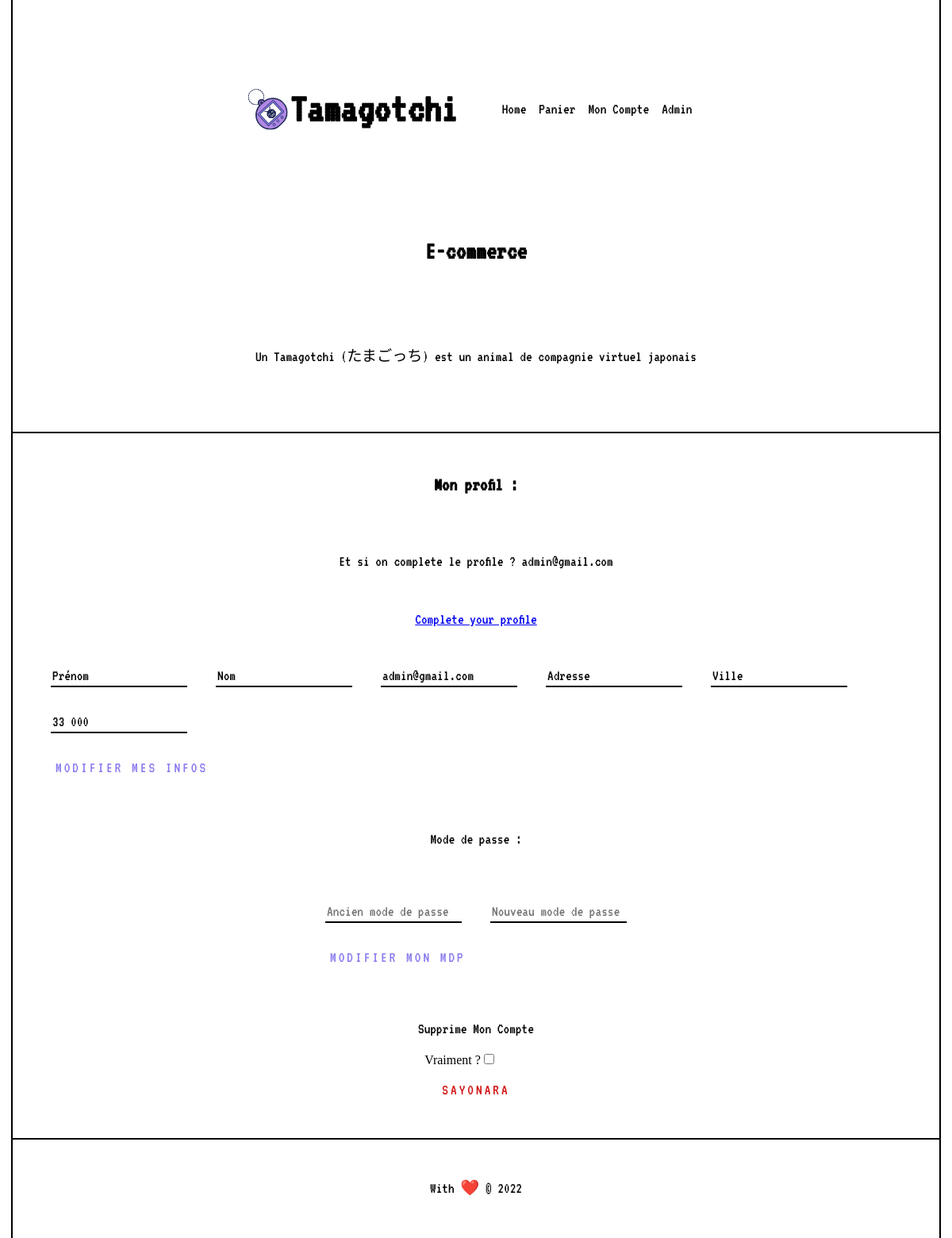
The page /index.php/profile (signed in) on the database its author committed.
### tables this page shows
CREATE TABLE `users` (
  `id` int(11) NOT NULL,
  `role` varchar(16) DEFAULT 'user',
  `firstName` varchar(60) DEFAULT NULL,
  `lastName` varchar(60) DEFAULT NULL,
  `email` varchar(60) NOT NULL,
  `address` varchar(100) DEFAULT NULL,
  `codePostal` varchar(35) DEFAULT NULL,
  `city` varchar(60) DEFAULT NULL,
  `password` varchar(500) NOT NULL,
  `createdAt` datetime NOT NULL DEFAULT CURRENT_TIMESTAMP
);

### src/Library/Core/AbstractController.php (called while the page is built, shortened)
<?php
class AbstractController
{
    public function display(string $template, array $data = []): void
    {
        require "src/App/View/layout.phtml";
    }
}

### src/App/Controller/UserController.php (called while the page is built, shortened)
<?php
	class UserController extends AbstractController
	{
		public function userProfile(): ?array
		{
			$model = new UserModel();
			$user = $model->findById($_SESSION['user_id']);
			$this->display('User/profile', [
				'user' => $user]);
			return $user;
		}
	}

### config/database.php (called while the page is built)
<?php
	return [
		'host' => '127.0.0.1',
		'dbname' => 'tam',
		'user' => 'root',
		'password' => 'root'
	];

### src/Library/Core/AbstractModel.php (called while the page is built, shortened)
<?php
abstract class AbstractModel
{
    public function __construct()
    {
        $config = require 'config/database.php';
        $this->db = new Connection($config);
    }
}

### src/Library/Database/Connection.php (called while the page is built, shortened)
<?php
	class Connection
	{
		protected PDO $pdo;
		public function __construct(array $config)
		{
			$this->pdo = new PDO(
				"mysql:host={$config['host']};dbname={$config['dbname']};charset=UTF8",
				$config['user'],
				$config['password'], [
					PDO::ATTR_DEFAULT_FETCH_MODE => PDO::FETCH_ASSOC,
					PDO::ATTR_ERRMODE => PDO::ERRMODE_EXCEPTION
				]
			);
		}
		public function getResults(string $sql, ?array $parameters = null): array
		{
			$query = $this->pdo->prepare($sql);
			$query->execute($parameters);
			return $query->fetchAll();
		}
	}

### src/App/Model/UserModel.php (called while the page is built, shortened)
<?php
	class UserModel extends AbstractModel
	{
		public  function findById(int $id): ?array
		{
			$user = $this->db->getResults(
				sql: 'SELECT id, role, firstName, lastName, email, address, city, codePostal, password, createdAt
				FROM users
				WHERE id = :id', parameters: [
					'id' => $id
				]
			);
			return $user[0];
		}
	}

### helpers.php (called while the page is built, shortened)
<?php
    function url(string $path): string
    {
        return $_SERVER['SCRIPT_NAME'] . $path;
    }

### src/App/View/User/profile.phtml (the view, shortened to what this page needs)
<div class="user-profile">
    <h2>Mon profil :</h2>
    <?php if ($user['firstName']):?>
        <p>Hello <?= htmlentities($user['firstName']) ?></p>
    <?php else: ?>
        <p>Et si on complete le profile ? <?= htmlentities($user['email']) ?></p>
        <a href="<?= url('/edit') ?>">Complete your profile</a>
    <?php endif; ?>
    <form action="<?= url('/user/edit') ?>" method="post" class="user-profile-edit">
            <input type="text" name="firstName" value="<?= htmlentities($user['firstName'] ?? 'Prénom') ?>" class="input" />
            <input type="text" name="lastName" value="<?= htmlentities($user['lastName'] ?? 'Nom') ?>" class="input" />
            <input type="text" name="email" value="<?= htmlentities($user['email'] ?? 'Email') ?>" class="input"/>
        <input type="text" name="address" value="<?= htmlentities($user['address'] ?? 'Adresse') ?>" class="input"/>
        <input type="text" name="city" value="<?= htmlentities($user['city'] ?? 'Ville') ?>" class="input">
        <input type="text" name="codePostal" value="<?= htmlentities($user['codePostal'] ?? '33 000') ?>" class="input">
        <button type="submit" class="link">Modifier mes infos</button>
    </form>
    <p>Mode de passe :</p>
    <form action="<?= url('/user/editPassword') ?>" method="post">
        <input type="password" name="passwordOld"  placeholder="Ancien mode de passe" class="input"/>
        <input type="password" name="newPassword" placeholder="Nouveau mode de passe" class="input"/>
        <button type="submit" class="link">Modifier mon mdp</button>
    </form>
    <div class="delete-container">
        <p>Supprime Mon Compte</p>
        <form action="<?= url('/user/delete') ?>" method="post">
            <label for="delete">Vraiment ?  </label>
            <input type="checkbox" name="delete" class="delete-user">
            <button type="submit" class="link delete">Sayonara</button>
        </form>
    </div>
</div>

### asset/css/style.css (style rules this page uses)
.input { margin: 1rem; outline: none; border: none; transition: all 0.5s; border-bottom: 2px solid black; }
.user-profile { width: 100%; display: flex; gap: 2rem; flex-direction: column; align-items: center; }
.user-profile .delete-container { display: flex; flex-direction: column; align-items: center; }
html { min-height: 100%; display: flex; flex-direction: column; }
.container h1, .container h2, .container h3, .container p, .container a, .container li, .container input, .container button { font-family: "VT323", monospace, sans-serif; }
.container p, .container a, .container ul, .container li, .container input, .container button { font-size: 1.2rem; }
.container .link { text-transform: uppercase; text-decoration: none; letter-spacing: 3px; color: #8679ee; display: block; transition: all 0.5s; background: white; border: none; max-width: 22rem; max-height: 4rem; margin: 1rem; }
.container .delete { color: #d10e0e; }

### rows shown on the page
users: email "admin@gmail.com", firstName "Prénom", lastName "Nom", address "Adresse", city "Ville", codePostal "33 000"
